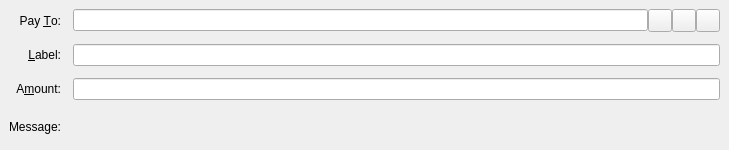
<?xml version="1.0" encoding="UTF-8"?>
<ui version="4.0">
 <class>SendCoinsEntry</class>
 <widget class="QStackedWidget" name="SendCoinsEntry">
  <property name="geometry">
   <rect>
    <x>0</x>
    <y>0</y>
    <width>729</width>
    <height>150</height>
   </rect>
  </property>
  <property name="focusPolicy">
   <enum>Qt::TabFocus</enum>
  </property>
  <property name="autoFillBackground">
   <bool>false</bool>
  </property>
  <property name="lineWidth">
   <number>0</number>
  </property>
  <widget class="QFrame" name="SendCoins">
   <property name="toolTip">
    <string>This is a normal payment.</string>
   </property>
   <property name="frameShadow">
    <enum>QFrame::Sunken</enum>
   </property>
   <layout class="QGridLayout" name="gridLayout">
    <property name="spacing">
     <number>12</number>
    </property>
    <item row="0" column="0">
     <widget class="QLabel" name="payToLabel">
      <property name="text">
       <string>Pay &amp;To:</string>
      </property>
      <property name="alignment">
       <set>Qt::AlignRight|Qt::AlignTrailing|Qt::AlignVCenter</set>
      </property>
      <property name="buddy">
       <cstring>payTo</cstring>
      </property>
     </widget>
    </item>
    <item row="0" column="1">
     <layout class="QHBoxLayout" name="payToLayout">
      <property name="spacing">
       <number>0</number>
      </property>
      <item>
       <widget class="QValidatedLineEdit" name="payTo">
        <property name="toolTip">
         <string>The address to send the payment to (e.g. LGfR55WPULK6S7eoeEGYW5CLSUFWWZiH5Q)</string>
        </property>
       </widget>
      </item>
      <item>
       <widget class="QToolButton" name="addressBookButton">
        <property name="toolTip">
         <string>Choose previously used address</string>
        </property>
        <property name="text">
         <string/>
        </property>
        <property name="icon">
         <iconset resource="../pesetacoin.qrc">
          <normaloff>:/icons/address-book</normaloff>:/icons/address-book</iconset>
        </property>
        <property name="shortcut">
         <string>Alt+A</string>
        </property>
       </widget>
      </item>
      <item>
       <widget class="QToolButton" name="pasteButton">
        <property name="toolTip">
         <string>Paste address from clipboard</string>
        </property>
        <property name="text">
         <string/>
        </property>
        <property name="icon">
         <iconset resource="../pesetacoin.qrc">
          <normaloff>:/icons/editpaste</normaloff>:/icons/editpaste</iconset>
        </property>
        <property name="shortcut">
         <string>Alt+P</string>
        </property>
       </widget>
      </item>
      <item>
       <widget class="QToolButton" name="deleteButton">
        <property name="toolTip">
         <string>Remove this entry</string>
        </property>
        <property name="text">
         <string/>
        </property>
        <property name="icon">
         <iconset resource="../pesetacoin.qrc">
          <normaloff>:/icons/remove</normaloff>:/icons/remove</iconset>
        </property>
       </widget>
      </item>
     </layout>
    </item>
    <item row="1" column="0">
     <widget class="QLabel" name="labellLabel">
      <property name="text">
       <string>&amp;Label:</string>
      </property>
      <property name="alignment">
       <set>Qt::AlignRight|Qt::AlignTrailing|Qt::AlignVCenter</set>
      </property>
      <property name="buddy">
       <cstring>addAsLabel</cstring>
      </property>
     </widget>
    </item>
    <item row="1" column="1">
     <widget class="QLineEdit" name="addAsLabel">
      <property name="toolTip">
       <string>Enter a label for this address to add it to the list of used addresses</string>
      </property>
     </widget>
    </item>
    <item row="2" column="0">
     <widget class="QLabel" name="amountLabel">
      <property name="text">
       <string>A&amp;mount:</string>
      </property>
      <property name="alignment">
       <set>Qt::AlignRight|Qt::AlignTrailing|Qt::AlignVCenter</set>
      </property>
      <property name="buddy">
       <cstring>payAmount</cstring>
      </property>
     </widget>
    </item>
    <item row="2" column="1">
     <widget class="BitcoinAmountField" name="payAmount"/>
    </item>
    <item row="3" column="0">
     <widget class="QLabel" name="messageLabel">
      <property name="text">
       <string>Message:</string>
      </property>
      <property name="alignment">
       <set>Qt::AlignRight|Qt::AlignTrailing|Qt::AlignVCenter</set>
      </property>
     </widget>
    </item>
    <item row="3" column="1">
     <widget class="QLabel" name="messageTextLabel">
      <property name="toolTip">
       <string>A message that was attached to the pesetacoin: URI which will be stored with the transaction for your reference. Note: This message will not be sent over the Pesetacoin network.</string>
      </property>
      <property name="textFormat">
       <enum>Qt::PlainText</enum>
      </property>
     </widget>
    </item>
   </layout>
  </widget>
  <widget class="QFrame" name="SendCoins_InsecurePaymentRequest">
   <property name="palette">
    <palette>
     <active>
      <colorrole role="WindowText">
       <brush brushstyle="SolidPattern">
        <color alpha="255">
         <red>0</red>
         <green>0</green>
         <blue>0</blue>
        </color>
       </brush>
      </colorrole>
      <colorrole role="Button">
       <brush brushstyle="SolidPattern">
        <color alpha="255">
         <red>255</red>
         <green>255</green>
         <blue>127</blue>
        </color>
       </brush>
      </colorrole>
      <colorrole role="Light">
       <brush brushstyle="SolidPattern">
        <color alpha="255">
         <red>255</red>
         <green>255</green>
         <blue>255</blue>
        </color>
       </brush>
      </colorrole>
      <colorrole role="Midlight">
       <brush brushstyle="SolidPattern">
        <color alpha="255">
         <red>255</red>
         <green>255</green>
         <blue>191</blue>
        </color>
       </brush>
      </colorrole>
      <colorrole role="Dark">
       <brush brushstyle="SolidPattern">
        <color alpha="255">
         <red>127</red>
         <green>127</green>
         <blue>63</blue>
        </color>
       </brush>
      </colorrole>
      <colorrole role="Mid">
       <brush brushstyle="SolidPattern">
        <color alpha="255">
         <red>170</red>
         <green>170</green>
         <blue>84</blue>
        </color>
       </brush>
      </colorrole>
      <colorrole role="Text">
       <brush brushstyle="SolidPattern">
        <color alpha="255">
         <red>0</red>
         <green>0</green>
         <blue>0</blue>
        </color>
       </brush>
      </colorrole>
      <colorrole role="BrightText">
       <brush brushstyle="SolidPattern">
        <color alpha="255">
         <red>255</red>
         <green>255</green>
         <blue>255</blue>
        </color>
       </brush>
      </colorrole>
      <colorrole role="ButtonText">
       <brush brushstyle="SolidPattern">
        <color alpha="255">
         <red>0</red>
         <green>0</green>
         <blue>0</blue>
        </color>
       </brush>
      </colorrole>
      <colorrole role="Base">
       <brush brushstyle="SolidPattern">
        <color alpha="255">
         <red>255</red>
         <green>255</green>
         <blue>255</blue>
        </color>
       </brush>
      </colorrole>
      <colorrole role="Window">
       <brush brushstyle="SolidPattern">
        <color alpha="255">
         <red>255</red>
         <green>255</green>
         <blue>127</blue>
        </color>
       </brush>
      </colorrole>
      <colorrole role="Shadow">
       <brush brushstyle="SolidPattern">
        <color alpha="255">
         <red>0</red>
         <green>0</green>
         <blue>0</blue>
        </color>
       </brush>
      </colorrole>
      <colorrole role="AlternateBase">
       <brush brushstyle="SolidPattern">
        <color alpha="255">
         <red>255</red>
         <green>255</green>
         <blue>191</blue>
        </color>
       </brush>
      </colorrole>
      <colorrole role="ToolTipBase">
       <brush brushstyle="SolidPattern">
        <color alpha="255">
         <red>255</red>
         <green>255</green>
         <blue>220</blue>
        </color>
       </brush>
      </colorrole>
      <colorrole role="ToolTipText">
       <brush brushstyle="SolidPattern">
        <color alpha="255">
         <red>0</red>
         <green>0</green>
         <blue>0</blue>
        </color>
       </brush>
      </colorrole>
     </active>
     <inactive>
      <colorrole role="WindowText">
       <brush brushstyle="SolidPattern">
        <color alpha="255">
         <red>0</red>
         <green>0</green>
         <blue>0</blue>
        </color>
       </brush>
      </colorrole>
      <colorrole role="Button">
       <brush brushstyle="SolidPattern">
        <color alpha="255">
         <red>255</red>
         <green>255</green>
         <blue>127</blue>
        </color>
       </brush>
      </colorrole>
      <colorrole role="Light">
       <brush brushstyle="SolidPattern">
        <color alpha="255">
         <red>255</red>
         <green>255</green>
         <blue>255</blue>
        </color>
       </brush>
      </colorrole>
      <colorrole role="Midlight">
       <brush brushstyle="SolidPattern">
        <color alpha="255">
         <red>255</red>
         <green>255</green>
         <blue>191</blue>
        </color>
       </brush>
      </colorrole>
      <colorrole role="Dark">
       <brush brushstyle="SolidPattern">
        <color alpha="255">
         <red>127</red>
         <green>127</green>
         <blue>63</blue>
        </color>
       </brush>
      </colorrole>
      <colorrole role="Mid">
       <brush brushstyle="SolidPattern">
        <color alpha="255">
         <red>170</red>
         <green>170</green>
         <blue>84</blue>
        </color>
       </brush>
      </colorrole>
      <colorrole role="Text">
       <brush brushstyle="SolidPattern">
        <color alpha="255">
         <red>0</red>
         <green>0</green>
         <blue>0</blue>
        </color>
       </brush>
      </colorrole>
      <colorrole role="BrightText">
       <brush brushstyle="SolidPattern">
        <color alpha="255">
         <red>255</red>
         <green>255</green>
         <blue>255</blue>
        </color>
       </brush>
      </colorrole>
      <colorrole role="ButtonText">
       <brush brushstyle="SolidPattern">
        <color alpha="255">
         <red>0</red>
         <green>0</green>
         <blue>0</blue>
        </color>
       </brush>
      </colorrole>
      <colorrole role="Base">
       <brush brushstyle="SolidPattern">
        <color alpha="255">
         <red>255</red>
         <green>255</green>
         <blue>255</blue>
        </color>
       </brush>
      </colorrole>
      <colorrole role="Window">
       <brush brushstyle="SolidPattern">
        <color alpha="255">
         <red>255</red>
         <green>255</green>
         <blue>127</blue>
        </color>
       </brush>
      </colorrole>
      <colorrole role="Shadow">
       <brush brushstyle="SolidPattern">
        <color alpha="255">
         <red>0</red>
         <green>0</green>
         <blue>0</blue>
        </color>
       </brush>
      </colorrole>
      <colorrole role="AlternateBase">
       <brush brushstyle="SolidPattern">
        <color alpha="255">
         <red>255</red>
         <green>255</green>
         <blue>191</blue>
        </color>
       </brush>
      </colorrole>
      <colorrole role="ToolTipBase">
       <brush brushstyle="SolidPattern">
        <color alpha="255">
         <red>255</red>
         <green>255</green>
         <blue>220</blue>
        </color>
       </brush>
      </colorrole>
      <colorrole role="ToolTipText">
       <brush brushstyle="SolidPattern">
        <color alpha="255">
         <red>0</red>
         <green>0</green>
         <blue>0</blue>
        </color>
       </brush>
      </colorrole>
     </inactive>
     <disabled>
      <colorrole role="WindowText">
       <brush brushstyle="SolidPattern">
        <color alpha="255">
         <red>127</red>
         <green>127</green>
         <blue>63</blue>
        </color>
       </brush>
      </colorrole>
      <colorrole role="Button">
       <brush brushstyle="SolidPattern">
        <color alpha="255">
         <red>255</red>
         <green>255</green>
         <blue>127</blue>
        </color>
       </brush>
      </colorrole>
      <colorrole role="Light">
       <brush brushstyle="SolidPattern">
        <color alpha="255">
         <red>255</red>
         <green>255</green>
         <blue>255</blue>
        </color>
       </brush>
      </colorrole>
      <colorrole role="Midlight">
       <brush brushstyle="SolidPattern">
        <color alpha="255">
         <red>255</red>
         <green>255</green>
         <blue>191</blue>
        </color>
       </brush>
      </colorrole>
      <colorrole role="Dark">
       <brush brushstyle="SolidPattern">
        <color alpha="255">
         <red>127</red>
         <green>127</green>
         <blue>63</blue>
        </color>
       </brush>
      </colorrole>
      <colorrole role="Mid">
       <brush brushstyle="SolidPattern">
        <color alpha="255">
         <red>170</red>
         <green>170</green>
         <blue>84</blue>
        </color>
       </brush>
      </colorrole>
      <colorrole role="Text">
       <brush brushstyle="SolidPattern">
        <color alpha="255">
         <red>127</red>
         <green>127</green>
         <blue>63</blue>
        </color>
       </brush>
      </colorrole>
      <colorrole role="BrightText">
       <brush brushstyle="SolidPattern">
        <color alpha="255">
         <red>255</red>
         <green>255</green>
         <blue>255</blue>
        </color>
       </brush>
      </colorrole>
      <colorrole role="ButtonText">
       <brush brushstyle="SolidPattern">
        <color alpha="255">
         <red>127</red>
         <green>127</green>
         <blue>63</blue>
        </color>
       </brush>
      </colorrole>
      <colorrole role="Base">
       <brush brushstyle="SolidPattern">
        <color alpha="255">
         <red>255</red>
         <green>255</green>
         <blue>127</blue>
        </color>
       </brush>
      </colorrole>
      <colorrole role="Window">
       <brush brushstyle="SolidPattern">
        <color alpha="255">
         <red>255</red>
         <green>255</green>
         <blue>127</blue>
        </color>
       </brush>
      </colorrole>
      <colorrole role="Shadow">
       <brush brushstyle="SolidPattern">
        <color alpha="255">
         <red>0</red>
         <green>0</green>
         <blue>0</blue>
        </color>
       </brush>
      </colorrole>
      <colorrole role="AlternateBase">
       <brush brushstyle="SolidPattern">
        <color alpha="255">
         <red>255</red>
         <green>255</green>
         <blue>127</blue>
        </color>
       </brush>
      </colorrole>
      <colorrole role="ToolTipBase">
       <brush brushstyle="SolidPattern">
        <color alpha="255">
         <red>255</red>
         <green>255</green>
         <blue>220</blue>
        </color>
       </brush>
      </colorrole>
      <colorrole role="ToolTipText">
       <brush brushstyle="SolidPattern">
        <color alpha="255">
         <red>0</red>
         <green>0</green>
         <blue>0</blue>
        </color>
       </brush>
      </colorrole>
     </disabled>
    </palette>
   </property>
   <property name="toolTip">
    <string>This is an unverified payment request.</string>
   </property>
   <property name="autoFillBackground">
    <bool>true</bool>
   </property>
   <property name="frameShadow">
    <enum>QFrame::Sunken</enum>
   </property>
   <layout class="QGridLayout" name="gridLayout_is">
    <property name="spacing">
     <number>12</number>
    </property>
    <item row="0" column="0">
     <widget class="QLabel" name="payToLabel_is">
      <property name="text">
       <string>Pay To:</string>
      </property>
      <property name="alignment">
       <set>Qt::AlignRight|Qt::AlignTrailing|Qt::AlignVCenter</set>
      </property>
     </widget>
    </item>
    <item row="0" column="1">
     <layout class="QHBoxLayout" name="payToLayout_is">
      <property name="spacing">
       <number>0</number>
      </property>
      <item>
       <widget class="QLabel" name="payTo_is"/>
      </item>
      <item>
       <widget class="QToolButton" name="deleteButton_is">
        <property name="toolTip">
         <string>Remove this entry</string>
        </property>
        <property name="text">
         <string/>
        </property>
        <property name="icon">
         <iconset resource="../pesetacoin.qrc">
          <normaloff>:/icons/remove</normaloff>:/icons/remove</iconset>
        </property>
       </widget>
      </item>
     </layout>
    </item>
    <item row="1" column="0">
     <widget class="QLabel" name="memoLabel_is">
      <property name="text">
       <string>Memo:</string>
      </property>
      <property name="alignment">
       <set>Qt::AlignRight|Qt::AlignTrailing|Qt::AlignVCenter</set>
      </property>
     </widget>
    </item>
    <item row="1" column="1">
     <widget class="QLabel" name="memoTextLabel_is">
      <property name="textFormat">
       <enum>Qt::PlainText</enum>
      </property>
     </widget>
    </item>
    <item row="2" column="0">
     <widget class="QLabel" name="amountLabel_is">
      <property name="text">
       <string>A&amp;mount:</string>
      </property>
      <property name="alignment">
       <set>Qt::AlignRight|Qt::AlignTrailing|Qt::AlignVCenter</set>
      </property>
      <property name="buddy">
       <cstring>payAmount_is</cstring>
      </property>
     </widget>
    </item>
    <item row="2" column="1">
     <widget class="BitcoinAmountField" name="payAmount_is">
      <property name="acceptDrops">
       <bool>false</bool>
      </property>
     </widget>
    </item>
   </layout>
  </widget>
  <widget class="QFrame" name="SendCoins_SecurePaymentRequest">
   <property name="palette">
    <palette>
     <active>
      <colorrole role="WindowText">
       <brush brushstyle="SolidPattern">
        <color alpha="255">
         <red>0</red>
         <green>0</green>
         <blue>0</blue>
        </color>
       </brush>
      </colorrole>
      <colorrole role="Button">
       <brush brushstyle="SolidPattern">
        <color alpha="255">
         <red>140</red>
         <green>232</green>
         <blue>119</blue>
        </color>
       </brush>
      </colorrole>
      <colorrole role="Light">
       <brush brushstyle="SolidPattern">
        <color alpha="255">
         <red>230</red>
         <green>255</green>
         <blue>224</blue>
        </color>
       </brush>
      </colorrole>
      <colorrole role="Midlight">
       <brush brushstyle="SolidPattern">
        <color alpha="255">
         <red>185</red>
         <green>243</green>
         <blue>171</blue>
        </color>
       </brush>
      </colorrole>
      <colorrole role="Dark">
       <brush brushstyle="SolidPattern">
        <color alpha="255">
         <red>70</red>
         <green>116</green>
         <blue>59</blue>
        </color>
       </brush>
      </colorrole>
      <colorrole role="Mid">
       <brush brushstyle="SolidPattern">
        <color alpha="255">
         <red>93</red>
         <green>155</green>
         <blue>79</blue>
        </color>
       </brush>
      </colorrole>
      <colorrole role="Text">
       <brush brushstyle="SolidPattern">
        <color alpha="255">
         <red>0</red>
         <green>0</green>
         <blue>0</blue>
        </color>
       </brush>
      </colorrole>
      <colorrole role="BrightText">
       <brush brushstyle="SolidPattern">
        <color alpha="255">
         <red>155</red>
         <green>255</green>
         <blue>147</blue>
        </color>
       </brush>
      </colorrole>
      <colorrole role="ButtonText">
       <brush brushstyle="SolidPattern">
        <color alpha="255">
         <red>0</red>
         <green>0</green>
         <blue>0</blue>
        </color>
       </brush>
      </colorrole>
      <colorrole role="Base">
       <brush brushstyle="SolidPattern">
        <color alpha="255">
         <red>119</red>
         <green>255</green>
         <blue>233</blue>
        </color>
       </brush>
      </colorrole>
      <colorrole role="Window">
       <brush brushstyle="SolidPattern">
        <color alpha="255">
         <red>140</red>
         <green>232</green>
         <blue>119</blue>
        </color>
       </brush>
      </colorrole>
      <colorrole role="Shadow">
       <brush brushstyle="SolidPattern">
        <color alpha="255">
         <red>0</red>
         <green>0</green>
         <blue>0</blue>
        </color>
       </brush>
      </colorrole>
      <colorrole role="AlternateBase">
       <brush brushstyle="SolidPattern">
        <color alpha="255">
         <red>197</red>
         <green>243</green>
         <blue>187</blue>
        </color>
       </brush>
      </colorrole>
      <colorrole role="NoRole">
       <brush brushstyle="SolidPattern">
        <color alpha="255">
         <red>125</red>
         <green>194</green>
         <blue>122</blue>
        </color>
       </brush>
      </colorrole>
      <colorrole role="ToolTipBase">
       <brush brushstyle="SolidPattern">
        <color alpha="255">
         <red>255</red>
         <green>255</green>
         <blue>220</blue>
        </color>
       </brush>
      </colorrole>
      <colorrole role="ToolTipText">
       <brush brushstyle="SolidPattern">
        <color alpha="255">
         <red>0</red>
         <green>0</green>
         <blue>0</blue>
        </color>
       </brush>
      </colorrole>
     </active>
     <inactive>
      <colorrole role="WindowText">
       <brush brushstyle="SolidPattern">
        <color alpha="255">
         <red>0</red>
         <green>0</green>
         <blue>0</blue>
        </color>
       </brush>
      </colorrole>
      <colorrole role="Button">
       <brush brushstyle="SolidPattern">
        <color alpha="255">
         <red>140</red>
         <green>232</green>
         <blue>119</blue>
        </color>
       </brush>
      </colorrole>
      <colorrole role="Light">
       <brush brushstyle="SolidPattern">
        <color alpha="255">
         <red>230</red>
         <green>255</green>
         <blue>224</blue>
        </color>
       </brush>
      </colorrole>
      <colorrole role="Midlight">
       <brush brushstyle="SolidPattern">
        <color alpha="255">
         <red>185</red>
         <green>243</green>
         <blue>171</blue>
        </color>
       </brush>
      </colorrole>
      <colorrole role="Dark">
       <brush brushstyle="SolidPattern">
        <color alpha="255">
         <red>70</red>
         <green>116</green>
         <blue>59</blue>
        </color>
       </brush>
      </colorrole>
      <colorrole role="Mid">
       <brush brushstyle="SolidPattern">
        <color alpha="255">
         <red>93</red>
         <green>155</green>
         <blue>79</blue>
        </color>
       </brush>
      </colorrole>
      <colorrole role="Text">
       <brush brushstyle="SolidPattern">
        <color alpha="255">
         <red>0</red>
         <green>0</green>
         <blue>0</blue>
        </color>
       </brush>
      </colorrole>
      <colorrole role="BrightText">
       <brush brushstyle="SolidPattern">
        <color alpha="255">
         <red>155</red>
         <green>255</green>
         <blue>147</blue>
        </color>
       </brush>
      </colorrole>
      <colorrole role="ButtonText">
       <brush brushstyle="SolidPattern">
        <color alpha="255">
         <red>0</red>
         <green>0</green>
         <blue>0</blue>
        </color>
       </brush>
      </colorrole>
      <colorrole role="Base">
       <brush brushstyle="SolidPattern">
        <color alpha="255">
         <red>119</red>
         <green>255</green>
         <blue>233</blue>
        </color>
       </brush>
      </colorrole>
      <colorrole role="Window">
       <brush brushstyle="SolidPattern">
        <color alpha="255">
         <red>140</red>
         <green>232</green>
         <blue>119</blue>
        </color>
       </brush>
      </colorrole>
      <colorrole role="Shadow">
       <brush brushstyle="SolidPattern">
        <color alpha="255">
         <red>0</red>
         <green>0</green>
         <blue>0</blue>
        </color>
       </brush>
      </colorrole>
      <colorrole role="AlternateBase">
       <brush brushstyle="SolidPattern">
        <color alpha="255">
         <red>197</red>
         <green>243</green>
         <blue>187</blue>
        </color>
       </brush>
      </colorrole>
      <colorrole role="NoRole">
       <brush brushstyle="SolidPattern">
        <color alpha="255">
         <red>125</red>
         <green>194</green>
         <blue>122</blue>
        </color>
       </brush>
      </colorrole>
      <colorrole role="ToolTipBase">
       <brush brushstyle="SolidPattern">
        <color alpha="255">
         <red>255</red>
         <green>255</green>
         <blue>220</blue>
        </color>
       </brush>
      </colorrole>
      <colorrole role="ToolTipText">
       <brush brushstyle="SolidPattern">
        <color alpha="255">
         <red>0</red>
         <green>0</green>
         <blue>0</blue>
        </color>
       </brush>
      </colorrole>
     </inactive>
     <disabled>
      <colorrole role="WindowText">
       <brush brushstyle="SolidPattern">
        <color alpha="255">
         <red>70</red>
         <green>116</green>
         <blue>59</blue>
        </color>
       </brush>
      </colorrole>
      <colorrole role="Button">
       <brush brushstyle="SolidPattern">
        <color alpha="255">
         <red>140</red>
         <green>232</green>
         <blue>119</blue>
        </color>
       </brush>
      </colorrole>
      <colorrole role="Light">
       <brush brushstyle="SolidPattern">
        <color alpha="255">
         <red>230</red>
         <green>255</green>
         <blue>224</blue>
        </color>
       </brush>
      </colorrole>
      <colorrole role="Midlight">
       <brush brushstyle="SolidPattern">
        <color alpha="255">
         <red>185</red>
         <green>243</green>
         <blue>171</blue>
        </color>
       </brush>
      </colorrole>
      <colorrole role="Dark">
       <brush brushstyle="SolidPattern">
        <color alpha="255">
         <red>70</red>
         <green>116</green>
         <blue>59</blue>
        </color>
       </brush>
      </colorrole>
      <colorrole role="Mid">
       <brush brushstyle="SolidPattern">
        <color alpha="255">
         <red>93</red>
         <green>155</green>
         <blue>79</blue>
        </color>
       </brush>
      </colorrole>
      <colorrole role="Text">
       <brush brushstyle="SolidPattern">
        <color alpha="255">
         <red>70</red>
         <green>116</green>
         <blue>59</blue>
        </color>
       </brush>
      </colorrole>
      <colorrole role="BrightText">
       <brush brushstyle="SolidPattern">
        <color alpha="255">
         <red>155</red>
         <green>255</green>
         <blue>147</blue>
        </color>
       </brush>
      </colorrole>
      <colorrole role="ButtonText">
       <brush brushstyle="SolidPattern">
        <color alpha="255">
         <red>70</red>
         <green>116</green>
         <blue>59</blue>
        </color>
       </brush>
      </colorrole>
      <colorrole role="Base">
       <brush brushstyle="SolidPattern">
        <color alpha="255">
         <red>140</red>
         <green>232</green>
         <blue>119</blue>
        </color>
       </brush>
      </colorrole>
      <colorrole role="Window">
       <brush brushstyle="SolidPattern">
        <color alpha="255">
         <red>140</red>
         <green>232</green>
         <blue>119</blue>
        </color>
       </brush>
      </colorrole>
      <colorrole role="Shadow">
       <brush brushstyle="SolidPattern">
        <color alpha="255">
         <red>0</red>
         <green>0</green>
         <blue>0</blue>
        </color>
       </brush>
      </colorrole>
      <colorrole role="AlternateBase">
       <brush brushstyle="SolidPattern">
        <color alpha="255">
         <red>140</red>
         <green>232</green>
         <blue>119</blue>
        </color>
       </brush>
      </colorrole>
      <colorrole role="NoRole">
       <brush brushstyle="SolidPattern">
        <color alpha="255">
         <red>125</red>
         <green>194</green>
         <blue>122</blue>
        </color>
       </brush>
      </colorrole>
      <colorrole role="ToolTipBase">
       <brush brushstyle="SolidPattern">
        <color alpha="255">
         <red>255</red>
         <green>255</green>
         <blue>220</blue>
        </color>
       </brush>
      </colorrole>
      <colorrole role="ToolTipText">
       <brush brushstyle="SolidPattern">
        <color alpha="255">
         <red>0</red>
         <green>0</green>
         <blue>0</blue>
        </color>
       </brush>
      </colorrole>
     </disabled>
    </palette>
   </property>
   <property name="toolTip">
    <string>This is a verified payment request.</string>
   </property>
   <property name="autoFillBackground">
    <bool>true</bool>
   </property>
   <property name="frameShadow">
    <enum>QFrame::Sunken</enum>
   </property>
   <layout class="QGridLayout" name="gridLayout_s">
    <property name="spacing">
     <number>12</number>
    </property>
    <item row="0" column="0">
     <widget class="QLabel" name="payToLabel_s">
      <property name="text">
       <string>Pay To:</string>
      </property>
      <property name="alignment">
       <set>Qt::AlignRight|Qt::AlignTrailing|Qt::AlignVCenter</set>
      </property>
     </widget>
    </item>
    <item row="0" column="1">
     <layout class="QHBoxLayout" name="payToLayout_s">
      <property name="spacing">
       <number>0</number>
      </property>
      <item>
       <widget class="QLabel" name="payTo_s">
        <property name="textFormat">
         <enum>Qt::PlainText</enum>
        </property>
       </widget>
      </item>
      <item>
       <widget class="QToolButton" name="deleteButton_s">
        <property name="toolTip">
         <string>Remove this entry</string>
        </property>
        <property name="text">
         <string/>
        </property>
        <property name="icon">
         <iconset resource="../pesetacoin.qrc">
          <normaloff>:/icons/remove</normaloff>:/icons/remove</iconset>
        </property>
       </widget>
      </item>
     </layout>
    </item>
    <item row="1" column="0">
     <widget class="QLabel" name="memoLabel_s">
      <property name="text">
       <string>Memo:</string>
      </property>
      <property name="alignment">
       <set>Qt::AlignRight|Qt::AlignTrailing|Qt::AlignVCenter</set>
      </property>
     </widget>
    </item>
    <item row="1" column="1">
     <widget class="QLabel" name="memoTextLabel_s">
      <property name="textFormat">
       <enum>Qt::PlainText</enum>
      </property>
     </widget>
    </item>
    <item row="2" column="0">
     <widget class="QLabel" name="amountLabel_s">
      <property name="text">
       <string>A&amp;mount:</string>
      </property>
      <property name="alignment">
       <set>Qt::AlignRight|Qt::AlignTrailing|Qt::AlignVCenter</set>
      </property>
      <property name="buddy">
       <cstring>payAmount_s</cstring>
      </property>
     </widget>
    </item>
    <item row="2" column="1">
     <widget class="BitcoinAmountField" name="payAmount_s">
      <property name="acceptDrops">
       <bool>false</bool>
      </property>
     </widget>
    </item>
   </layout>
  </widget>
 </widget>
 <customwidgets>
  <customwidget>
   <class>QValidatedLineEdit</class>
   <extends>QLineEdit</extends>
   <header>qvalidatedlineedit.h</header>
  </customwidget>
  <customwidget>
   <class>BitcoinAmountField</class>
   <extends>QLineEdit</extends>
   <header>bitcoinamountfield.h</header>
  </customwidget>
 </customwidgets>
 <tabstops>
  <tabstop>payTo</tabstop>
  <tabstop>addressBookButton</tabstop>
  <tabstop>pasteButton</tabstop>
  <tabstop>deleteButton</tabstop>
  <tabstop>addAsLabel</tabstop>
  <tabstop>payAmount</tabstop>
  <tabstop>payAmount_is</tabstop>
  <tabstop>deleteButton_is</tabstop>
  <tabstop>payAmount_s</tabstop>
  <tabstop>deleteButton_s</tabstop>
 </tabstops>
 <resources>
  <include location="../pesetacoin.qrc"/>
 </resources>
 <connections/>
</ui>
